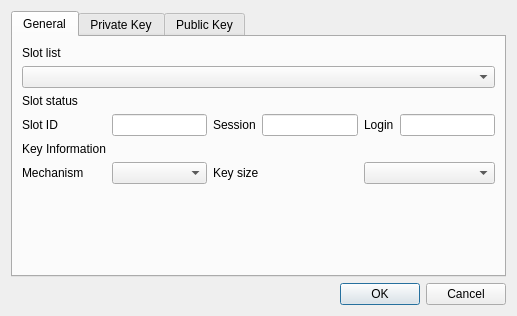
<?xml version="1.0" encoding="UTF-8"?>
<ui version="4.0">
 <class>GenKeyPairDlg</class>
 <widget class="QDialog" name="GenKeyPairDlg">
  <property name="geometry">
   <rect>
    <x>0</x>
    <y>0</y>
    <width>517</width>
    <height>316</height>
   </rect>
  </property>
  <property name="windowTitle">
   <string>Dialog</string>
  </property>
  <layout class="QVBoxLayout" name="verticalLayout">
   <item>
    <widget class="QTabWidget" name="tabWidget">
     <property name="sizePolicy">
      <sizepolicy hsizetype="Preferred" vsizetype="Preferred">
       <horstretch>0</horstretch>
       <verstretch>0</verstretch>
      </sizepolicy>
     </property>
     <property name="currentIndex">
      <number>0</number>
     </property>
     <widget class="QWidget" name="tab">
      <attribute name="title">
       <string>General</string>
      </attribute>
      <layout class="QGridLayout" name="gridLayout">
       <item row="1" column="0" colspan="6">
        <widget class="QComboBox" name="mSlotsCombo"/>
       </item>
       <item row="3" column="0">
        <widget class="QLabel" name="label_3">
         <property name="text">
          <string>Slot ID</string>
         </property>
        </widget>
       </item>
       <item row="3" column="3">
        <widget class="QLineEdit" name="mSessionText"/>
       </item>
       <item row="4" column="0">
        <widget class="QLabel" name="label_6">
         <property name="text">
          <string>Key Information</string>
         </property>
        </widget>
       </item>
       <item row="3" column="1">
        <widget class="QLineEdit" name="mSlotIDText"/>
       </item>
       <item row="0" column="0">
        <widget class="QLabel" name="label">
         <property name="text">
          <string>Slot list</string>
         </property>
        </widget>
       </item>
       <item row="3" column="4">
        <widget class="QLabel" name="label_5">
         <property name="text">
          <string>Login</string>
         </property>
        </widget>
       </item>
       <item row="3" column="2">
        <widget class="QLabel" name="label_4">
         <property name="text">
          <string>Session</string>
         </property>
        </widget>
       </item>
       <item row="3" column="5">
        <widget class="QLineEdit" name="mLoginText"/>
       </item>
       <item row="5" column="0">
        <widget class="QLabel" name="label_7">
         <property name="text">
          <string>Mechanism</string>
         </property>
        </widget>
       </item>
       <item row="2" column="0">
        <widget class="QLabel" name="label_2">
         <property name="text">
          <string>Slot status</string>
         </property>
        </widget>
       </item>
       <item row="6" column="1">
        <spacer name="verticalSpacer">
         <property name="orientation">
          <enum>Qt::Vertical</enum>
         </property>
         <property name="sizeHint" stdset="0">
          <size>
           <width>20</width>
           <height>40</height>
          </size>
         </property>
        </spacer>
       </item>
       <item row="5" column="1">
        <widget class="QComboBox" name="mMechCombo"/>
       </item>
       <item row="5" column="4" colspan="2">
        <widget class="QComboBox" name="mOptionCombo"/>
       </item>
       <item row="5" column="2" colspan="2">
        <widget class="QLabel" name="mOptionLabel">
         <property name="text">
          <string>Key size</string>
         </property>
        </widget>
       </item>
      </layout>
     </widget>
     <widget class="QWidget" name="tab_2">
      <attribute name="title">
       <string>Private Key</string>
      </attribute>
      <layout class="QGridLayout" name="gridLayout_2">
       <item row="6" column="2">
        <widget class="QCheckBox" name="mPriExtractableCheck">
         <property name="text">
          <string>Extractable</string>
         </property>
        </widget>
       </item>
       <item row="1" column="0">
        <widget class="QLabel" name="label_10">
         <property name="text">
          <string>Subject</string>
         </property>
        </widget>
       </item>
       <item row="4" column="4">
        <widget class="QCheckBox" name="mPriSignCheck">
         <property name="text">
          <string>Sign</string>
         </property>
        </widget>
       </item>
       <item row="6" column="4">
        <widget class="QCheckBox" name="mPriTokenCheck">
         <property name="text">
          <string>Token</string>
         </property>
        </widget>
       </item>
       <item row="2" column="0">
        <widget class="QLabel" name="label_11">
         <property name="text">
          <string>ID</string>
         </property>
        </widget>
       </item>
       <item row="4" column="2">
        <widget class="QCheckBox" name="mPriDecryptCheck">
         <property name="text">
          <string>Decrypt</string>
         </property>
        </widget>
       </item>
       <item row="4" column="5">
        <widget class="QComboBox" name="mPriSignCombo"/>
       </item>
       <item row="6" column="0">
        <widget class="QCheckBox" name="mPriDeriveCheck">
         <property name="text">
          <string>Derive</string>
         </property>
        </widget>
       </item>
       <item row="5" column="3">
        <widget class="QComboBox" name="mPriModifiableCombo"/>
       </item>
       <item row="0" column="0">
        <widget class="QLabel" name="label_9">
         <property name="text">
          <string>Label</string>
         </property>
        </widget>
       </item>
       <item row="3" column="0">
        <widget class="QLabel" name="label_12">
         <property name="text">
          <string>Attributes</string>
         </property>
        </widget>
       </item>
       <item row="6" column="5">
        <widget class="QComboBox" name="mPriTokenCombo"/>
       </item>
       <item row="1" column="1" colspan="5">
        <widget class="QLineEdit" name="mPriSubjectText"/>
       </item>
       <item row="4" column="1">
        <widget class="QComboBox" name="mPriPrivateCombo"/>
       </item>
       <item row="5" column="5">
        <widget class="QComboBox" name="mPriSensitiveCombo"/>
       </item>
       <item row="5" column="4">
        <widget class="QCheckBox" name="mPriSensitiveCheck">
         <property name="text">
          <string>Sensitive</string>
         </property>
        </widget>
       </item>
       <item row="5" column="2">
        <widget class="QCheckBox" name="mPriModifiableCheck">
         <property name="text">
          <string>Modifiable</string>
         </property>
        </widget>
       </item>
       <item row="4" column="0">
        <widget class="QCheckBox" name="mPriPrivateCheck">
         <property name="text">
          <string>Private</string>
         </property>
        </widget>
       </item>
       <item row="6" column="1">
        <widget class="QComboBox" name="mPriDeriveCombo"/>
       </item>
       <item row="6" column="3">
        <widget class="QComboBox" name="mPriExtractableCombo"/>
       </item>
       <item row="4" column="3">
        <widget class="QComboBox" name="mPriDecryptCombo"/>
       </item>
       <item row="0" column="1" colspan="5">
        <widget class="QLineEdit" name="mPriLabelText"/>
       </item>
       <item row="5" column="1">
        <widget class="QComboBox" name="mPriUnwrapCombo"/>
       </item>
       <item row="5" column="0">
        <widget class="QCheckBox" name="mPriUnwrapCheck">
         <property name="text">
          <string>Unwrap</string>
         </property>
        </widget>
       </item>
       <item row="2" column="1" colspan="5">
        <widget class="QLineEdit" name="mPriIDText"/>
       </item>
       <item row="7" column="1">
        <spacer name="verticalSpacer_2">
         <property name="orientation">
          <enum>Qt::Vertical</enum>
         </property>
         <property name="sizeHint" stdset="0">
          <size>
           <width>20</width>
           <height>40</height>
          </size>
         </property>
        </spacer>
       </item>
      </layout>
     </widget>
     <widget class="QWidget" name="tab_3">
      <attribute name="title">
       <string>Public Key</string>
      </attribute>
      <layout class="QGridLayout" name="gridLayout_3">
       <item row="4" column="2">
        <widget class="QCheckBox" name="mPubEncryptCheck">
         <property name="text">
          <string>Encrypt</string>
         </property>
        </widget>
       </item>
       <item row="1" column="0">
        <widget class="QLabel" name="label_13">
         <property name="text">
          <string>Exponent</string>
         </property>
        </widget>
       </item>
       <item row="5" column="2">
        <widget class="QCheckBox" name="mPubDeriveCheck">
         <property name="text">
          <string>Derive</string>
         </property>
        </widget>
       </item>
       <item row="6" column="1">
        <widget class="QComboBox" name="mPubTokenCombo"/>
       </item>
       <item row="4" column="4">
        <widget class="QCheckBox" name="mPubWrapCheck">
         <property name="text">
          <string>Wrap</string>
         </property>
        </widget>
       </item>
       <item row="2" column="1" colspan="5">
        <widget class="QLineEdit" name="mPubIDText"/>
       </item>
       <item row="4" column="0">
        <widget class="QCheckBox" name="mPubPrivateCheck">
         <property name="text">
          <string>Private</string>
         </property>
        </widget>
       </item>
       <item row="5" column="3">
        <widget class="QComboBox" name="mPubDeriveCombo"/>
       </item>
       <item row="5" column="4">
        <widget class="QCheckBox" name="mPubModifiableCheck">
         <property name="text">
          <string>Modifiable</string>
         </property>
        </widget>
       </item>
       <item row="6" column="0">
        <widget class="QCheckBox" name="mPubTokenCheck">
         <property name="text">
          <string>Token</string>
         </property>
        </widget>
       </item>
       <item row="4" column="1">
        <widget class="QComboBox" name="mPubPrivateCombo"/>
       </item>
       <item row="0" column="1" colspan="5">
        <widget class="QLineEdit" name="mPubLabelText"/>
       </item>
       <item row="2" column="0">
        <widget class="QLabel" name="label_14">
         <property name="text">
          <string>ID</string>
         </property>
        </widget>
       </item>
       <item row="5" column="0">
        <widget class="QCheckBox" name="mPubVerifyCheck">
         <property name="text">
          <string>Verify</string>
         </property>
        </widget>
       </item>
       <item row="4" column="5">
        <widget class="QComboBox" name="mPubWrapCombo"/>
       </item>
       <item row="1" column="1" colspan="5">
        <widget class="QLineEdit" name="mPubExponentText"/>
       </item>
       <item row="4" column="3">
        <widget class="QComboBox" name="mPubEncryptCombo"/>
       </item>
       <item row="0" column="0">
        <widget class="QLabel" name="label_8">
         <property name="text">
          <string>Label</string>
         </property>
        </widget>
       </item>
       <item row="5" column="1">
        <widget class="QComboBox" name="mPubVerifyCombo"/>
       </item>
       <item row="5" column="5">
        <widget class="QComboBox" name="mPubModifiableCombo"/>
       </item>
       <item row="3" column="0">
        <widget class="QLabel" name="label_16">
         <property name="text">
          <string>Attributes</string>
         </property>
        </widget>
       </item>
       <item row="7" column="1">
        <spacer name="verticalSpacer_3">
         <property name="orientation">
          <enum>Qt::Vertical</enum>
         </property>
         <property name="sizeHint" stdset="0">
          <size>
           <width>20</width>
           <height>40</height>
          </size>
         </property>
        </spacer>
       </item>
      </layout>
     </widget>
    </widget>
   </item>
   <item>
    <widget class="QDialogButtonBox" name="buttonBox">
     <property name="orientation">
      <enum>Qt::Horizontal</enum>
     </property>
     <property name="standardButtons">
      <set>QDialogButtonBox::Cancel|QDialogButtonBox::Ok</set>
     </property>
    </widget>
   </item>
  </layout>
 </widget>
 <resources/>
 <connections>
  <connection>
   <sender>buttonBox</sender>
   <signal>accepted()</signal>
   <receiver>GenKeyPairDlg</receiver>
   <slot>accept()</slot>
   <hints>
    <hint type="sourcelabel">
     <x>248</x>
     <y>254</y>
    </hint>
    <hint type="destinationlabel">
     <x>157</x>
     <y>274</y>
    </hint>
   </hints>
  </connection>
  <connection>
   <sender>buttonBox</sender>
   <signal>rejected()</signal>
   <receiver>GenKeyPairDlg</receiver>
   <slot>reject()</slot>
   <hints>
    <hint type="sourcelabel">
     <x>316</x>
     <y>260</y>
    </hint>
    <hint type="destinationlabel">
     <x>286</x>
     <y>274</y>
    </hint>
   </hints>
  </connection>
 </connections>
</ui>
